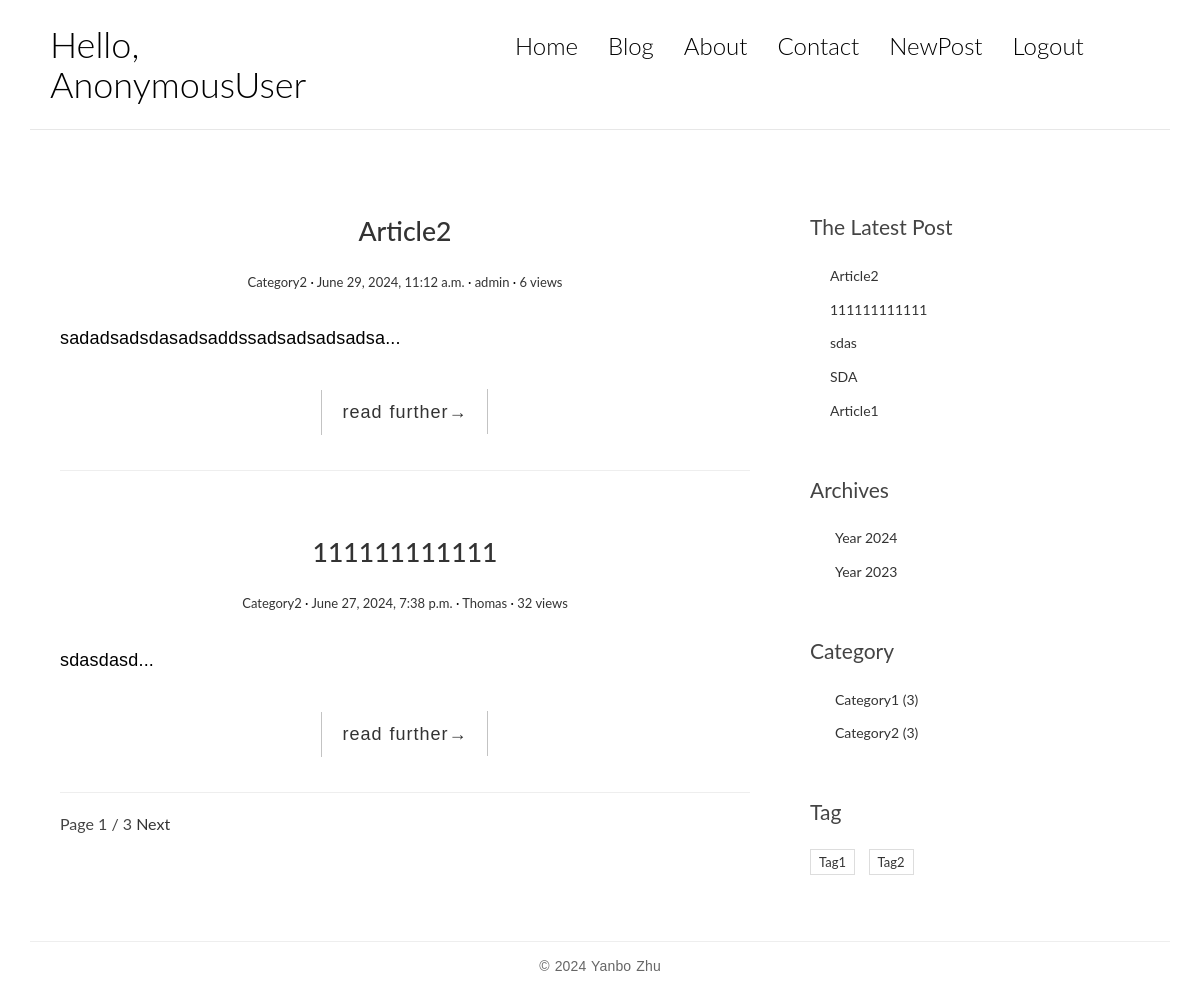
/blog/home/, run on an earlier commit of the app's database.
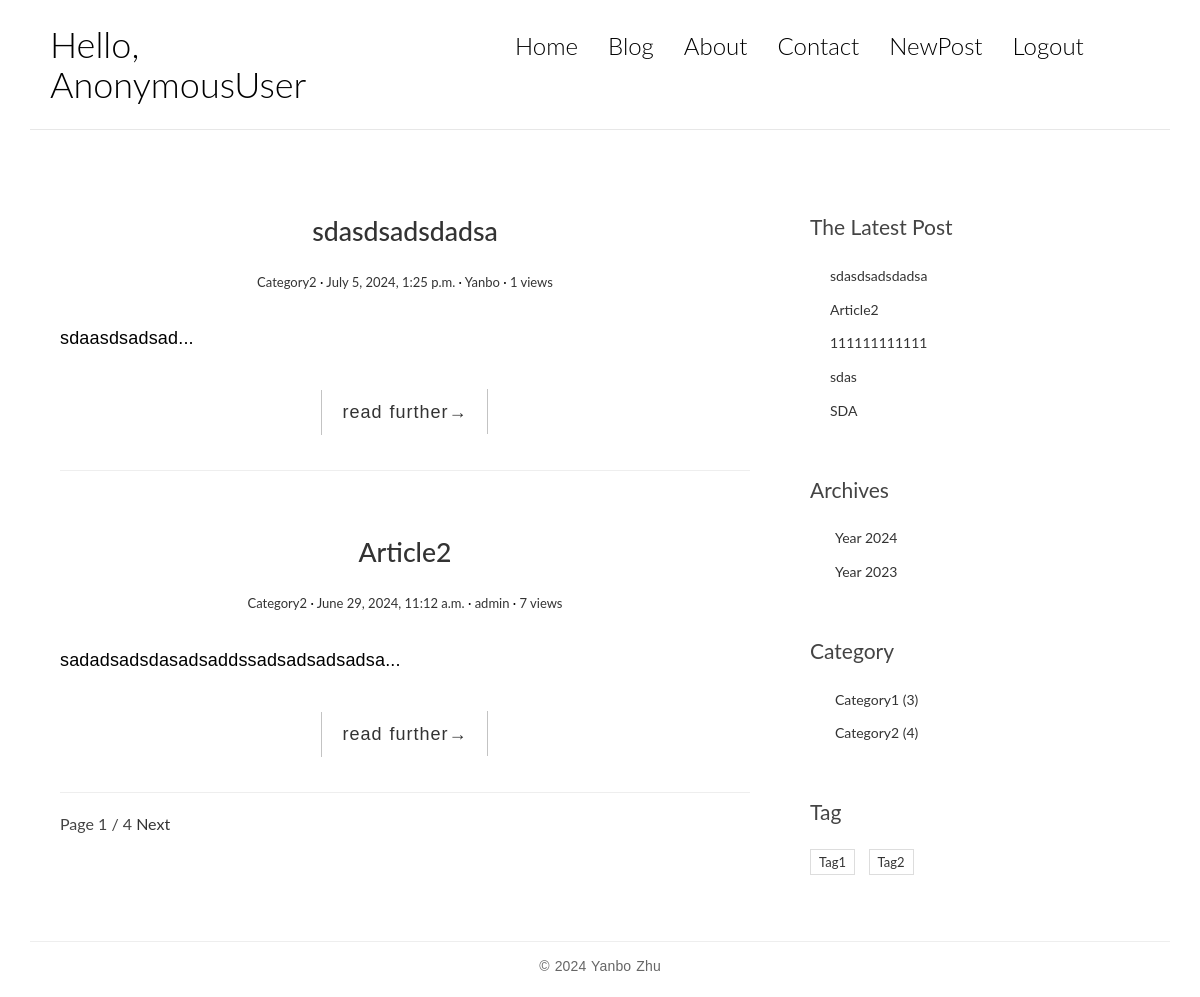
And on a later commit of the database.
### blog_app/models.py (models this page shows, shortened)
class Post(models.Model):
    title = models.CharField(max_length=70)
    body = models.TextField()
    create_time = models.DateTimeField(default=datetime.now)
    modified_time = models.DateTimeField(default=datetime.now)
    excerpt = models.CharField(max_length=200, blank=True)
    views = models.PositiveIntegerField(default=0)  # how many times this post is viewed
    category = models.ForeignKey(Category, related_name='posts', on_delete=models.CASCADE)
    tags = models.ManyToManyField(Tag, related_name='posts', blank=True)
    author = models.ForeignKey(User, related_name='posts', on_delete=models.CASCADE, blank=True)
    def get_absolute_url(self):
        return reverse('blog_app:detail', kwargs={'pk': self.pk})
    class Meta:
        db_table = "post"
        ordering = ['-create_time']

class Category(models.Model):
    name = models.CharField(max_length=100)
    class Meta:
        db_table = "category"
        ordering =  ['-id']

class Tag(models.Model):
    name = models.CharField(max_length=100)
    class Meta:
        db_table = "tag"

### blog_app/views.py (the view)
class HomeView(ListView):
    model = Post
    template_name = 'blog_app/index.html'
    paginate_by = paginate_by_default
    context_object_name = 'post_list'

### blog_app/templatetags/blog_tags.py (called while the page is built)
@register.simple_tag
def get_recent_posts(num=5):
    return Post.objects.all().order_by("-create_time")[:num]

@register.simple_tag
def archives():
    return Post.objects.dates('create_time', 'year', order='DESC')

@register.simple_tag
def get_all_category():
    return Category.objects.annotate(num_post=Count('posts')).filter(num_post__gt=0)

@register.simple_tag
def get_all_tag():
    return Tag.objects.annotate(num_post=Count('posts')).filter(num_post__gt=0)

### templates/blog_app/index.html (shortened to what this page needs)
{% extends 'blog_app/blog_base.html' %}
{% load blog_tags %}
{% block main %}
    {% for post in post_list %}
        <article class="post post-{{ post.pk }}">
            <header class="entry-header">
                <h1 class="entry-title">
                    <a href="{{ post.get_absolute_url }}">{{ post.title }}</a>
                </h1>
                <div class="entry-meta">
                    <span class="post-category"><a
                            href="{% url 'blog_app:category' post.category.pk %}">{{ post.category.name }}</a></span>
                    <span class="post-date"><a href=""><time class="entry-date"
                                                             datetime="2012-11-09T23:15:57+00:00">{{ post.create_time }}</time></a></span>
                    <span class="post-author"><a href="">{{ post.author }}</a></span>
                    <span class="views-count"><a href="">{{ post.views }} views</a></span>
                </div>
            </header>
            <div class="entry-content clearfix">
                <p>{{ post.excerpt }}...</p>
                <div class="read-more cl-effect-14">
                    <a href="{{ post.get_absolute_url }}" class="more-link">read further<span class="meta-nav">→</span></a>
                </div>
            </div>
            <hr>
        </article>
    {% empty %}
        <div class="no-post"> no post！</div>
    {% endfor %}
    {% if is_paginated %}
        <div class="pagination-simple">
            <span class="current">Page {{ page_obj.number }}  / {{ paginator.num_pages }} </span>
            {% if page_obj.has_next %}
                <a href="?page={{ page_obj.next_page_number }}">Next</a>
            {% endif %}
        </div>
    {% endif %}
{% endblock main %}

### templates/blog_app/blog_base.html (shortened to what this page needs)
{% extends 'blog_app/blog_base_basic.html' %}
{% load static %}
{% load blog_tags %}
{% block content %}
    <div class="content-body">
        <div class="container">
            <div class="row">
                <main class="col-md-8">
                    {% block main %}{% endblock main %}
                </main>
                <aside class="col-md-4">
                    <div class="widget widget-recent-posts">
                        <h3 class="widget-title">The Latest Post</h3>
                        {% get_recent_posts as recent_post_list %}
                        <ul>
                            {% for recent_post in recent_post_list %}
                                <li>
                                    <a href="{{ recent_post.get_absolute_url }}">{{ recent_post.title }}</a>
                                </li>
                            {% empty %}
                                empty！
                            {% endfor %}
                        </ul>
                    </div>
                    <div class="widget widget-archives">
                        <h3 class="widget-title">Archives</h3>
                        {% archives as date_list %}
                        <ul>
                            {% for date in date_list %}
                                <li>
                                    <a href="{% url 'blog_app:archives' date.year %}">Year {{ date.year }} </a>
                                </li>
                            {% empty %}
                                empty
                            {% endfor %}
                        </ul>
                    </div>
                    <div class="widget widget-category">
                        <h3 class="widget-title">Category</h3>
                        {% get_all_category as category_list %}
                        <ul>
                            {% for category in category_list %}
                                <li>
                                    <a href="{% url 'blog_app:category' category.pk %}">{{ category.name }}
                                        <span class="post-count">({{ category.num_post }})</span></a>
                                </li>
                            {% empty %}
                                empty！
                            {% endfor %}
                        </ul>
                    </div>
                    <div class="widget widget-tag-cloud">
                        <h3 class="widget-title">Tag</h3>
                        {% get_all_tag as tag_list %}
                        <ul>
                            {% for tag in tag_list %}
                                <li>
                                    <a href="{% url 'blog_app:tags' tag.pk %}">{{ tag.name }}</a>
                                </li>
                            {% empty %}
                                empty！
                            {% endfor %}
                        </ul>
                    </div>
                </aside>
            </div>
        </div>
    </div>
{% endblock content %}

What changed in the data, as far as the page shows it:
no longer on one of the page's lists (row unchanged): Post: title "111111111111", category.name "Category2", create_time "June 27, 2024, 7:38 p.m.", author "Thomas", views "32", excerpt "sdasdasd"
no longer on this page (row edited): Post: title "Article1", shown under "The Latest Post"
added Post: title "sdasdsadsdadsa", category.name "Category2", create_time "July 5, 2024, 1:25 p.m.", author "Yanbo", views "1", excerpt "sdaasdsadsad"
changed Post "Article2": views "6" → "7"
computed for Category "Category2": num_post "3" → "4"
Also different on the page:
{{ paginator.num_pages }}: "3" → "4"
